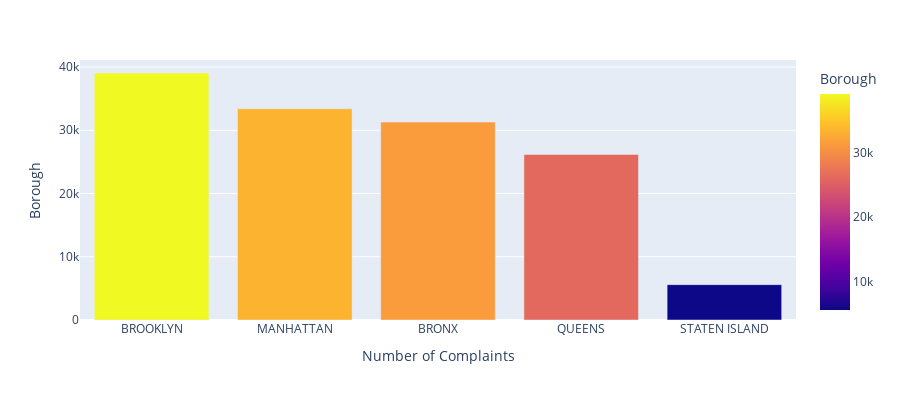

Notebook code for this chart:
### Code cell
# Visualise Borough : Complaints registered borough wise
# Bar Plot
Borough = list(df["boro_nm"].value_counts())
Counts = list(df["boro_nm"].value_counts().index)
data = {'Borough':Borough, 'Counts':Counts}

boroDF = pd.DataFrame(data)

fig = px.bar(boroDF, y='Borough', x='Counts',
             hover_data=['Borough', 'Counts'], color='Borough',
             labels={'Counts':'Number of Complaints'}, height=400)
fig.show()

#Folium Map
fol_com_map = folium.Map(location=(40.767937,-73.982155), zoom_start=11, tiles="Stamen Terrain",width = '100%')
marker_cluster = plugins.MarkerCluster().add_to(fol_com_map)

com = df.groupby("boro_nm").first()
com = com.loc[:,["latitude","longitude"]]
com_count = df.groupby("boro_nm").count()
com_count = com_count.iloc[:, [0]]
com_count.columns = ["Count"]
com = com_count.join(com)

for index, row in com.iterrows():
    r = row['Count']/800
    folium.CircleMarker(location=(row["latitude"],row['longitude']),
                        popup= (index),
                        radius=r,
                        color='red', 
                        icon_color='white',
                        icon='fa-circle', 
                        angle=0, prefix='fa',
                        fill=True).add_to(marker_cluster)

fol_com_map

### Figure 1 — Plotly figure (JSON) as saved in the notebook; plotly's stock layout.template omitted (floating-point values rounded to 4 significant figures)
{"data": [{"alignmentgroup": "True", "customdata": [[39052, "BROOKLYN"], [33385, "MANHATTAN"], [31293, "BRONX"], [26180, "QUEENS"], [5592, "STATEN ISLAND"]], "hoverlabel": {"namelength": 0}, "hovertemplate": "Number of Complaints=%{customdata[1]}<br>Borough=%{marker.color}", "legendgroup": "", "marker": {"color": [39052, 33385, 31293, 26180, 5592], "coloraxis": "coloraxis"}, "name": "", "offsetgroup": "", "orientation": "v", "showlegend": false, "textposition": "auto", "type": "bar", "x": ["BROOKLYN", "MANHATTAN", "BRONX", "QUEENS", "STATEN ISLAND"], "xaxis": "x", "y": [39052, 33385, 31293, 26180, 5592], "yaxis": "y"}], "layout": {"barmode": "relative", "coloraxis": {"colorbar": {"title": {"text": "Borough"}}, "colorscale": [[0, "#0d0887"], [0.1111, "#46039f"], [0.2222, "#7201a8"], [0.3333, "#9c179e"], [0.4444, "#bd3786"], [0.5556, "#d8576b"], [0.6667, "#ed7953"], [0.7778, "#fb9f3a"], [0.8889, "#fdca26"], [1, "#f0f921"]]}, "height": 400, "legend": {"tracegroupgap": 0}, "margin": {"t": 60}, "xaxis": {"anchor": "y", "domain": [0, 1], "title": {"text": "Number of Complaints"}}, "yaxis": {"anchor": "x", "domain": [0, 1], "title": {"text": "Borough"}}}}
